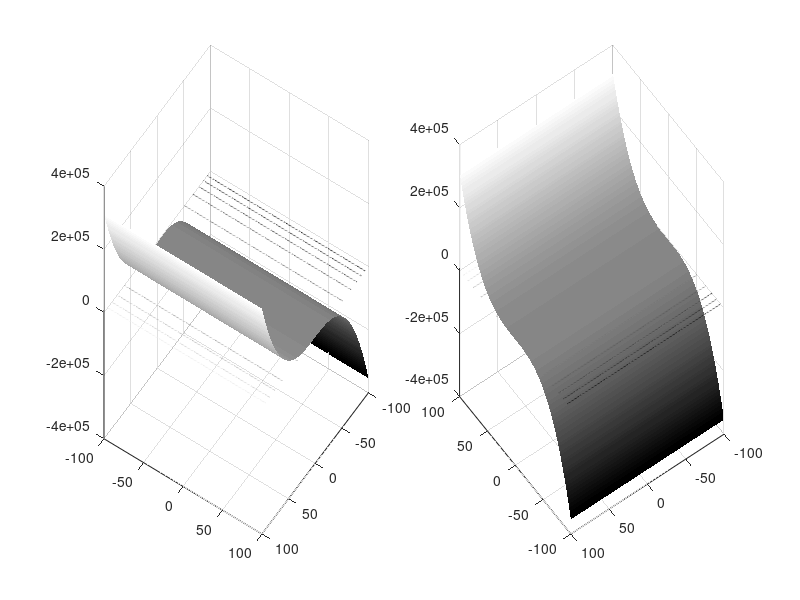

Write MATLAB code to recreate this figure.
function graphF

% Create figure
figure1 = figure('Position',[1 400 1200 600]);
colormap('gray');
axis square;
[X,Y] = meshgrid(-100:1:100);
%Z=ex2(X,Y);
Z=1/3*(X-2).^3 -X*Y.^2;


% Create subplot
subplot1 = subplot(1,2,1,'Parent',figure1);
view([124 34]);
grid('on');
hold('all');

% Create surface
surf(X,Y,Z,'Parent',subplot1,'LineStyle','none');

% Create contour
contour(X,Y,Z,'Parent',subplot1);

% Create subplot
subplot2 = subplot(1,2,2,'Parent',figure1);
view([234 34]);
grid('on');
hold('all');

% Create surface
surf(X,Y,Z,'Parent',subplot2,'LineStyle','none');

% Create contour
contour(X,Y,Z,'Parent',subplot2);
end